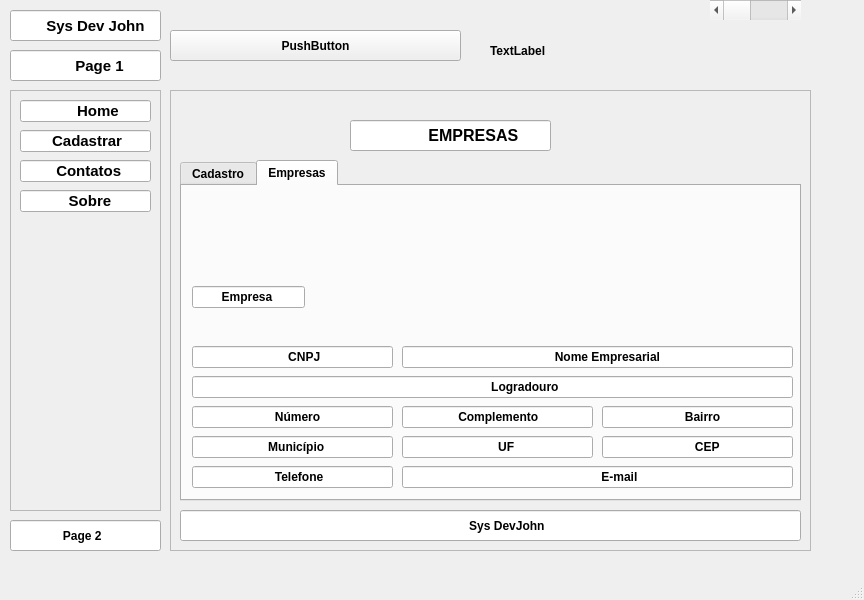
<?xml version="1.0" encoding="UTF-8"?>
<ui version="4.0">
 <class>MainWindow</class>
 <widget class="QMainWindow" name="MainWindow">
  <property name="geometry">
   <rect>
    <x>0</x>
    <y>0</y>
    <width>864</width>
    <height>600</height>
   </rect>
  </property>
  <property name="windowTitle">
   <string>MainWindow</string>
  </property>
  <widget class="QWidget" name="centralwidget">
   <widget class="QFrame" name="frame">
    <property name="geometry">
     <rect>
      <x>10</x>
      <y>90</y>
      <width>151</width>
      <height>421</height>
     </rect>
    </property>
    <property name="frameShape">
     <enum>QFrame::Shape::StyledPanel</enum>
    </property>
    <property name="frameShadow">
     <enum>QFrame::Shadow::Raised</enum>
    </property>
    <widget class="QLineEdit" name="lineEdit_2">
     <property name="geometry">
      <rect>
       <x>10</x>
       <y>10</y>
       <width>131</width>
       <height>22</height>
      </rect>
     </property>
     <property name="font">
      <font>
       <pointsize>11</pointsize>
       <bold>true</bold>
      </font>
     </property>
     <property name="text">
      <string>             Home</string>
     </property>
    </widget>
    <widget class="QLineEdit" name="lineEdit_3">
     <property name="geometry">
      <rect>
       <x>10</x>
       <y>40</y>
       <width>131</width>
       <height>22</height>
      </rect>
     </property>
     <property name="font">
      <font>
       <pointsize>11</pointsize>
       <bold>true</bold>
      </font>
     </property>
     <property name="text">
      <string>       Cadastrar</string>
     </property>
    </widget>
    <widget class="QLineEdit" name="lineEdit_4">
     <property name="geometry">
      <rect>
       <x>10</x>
       <y>70</y>
       <width>131</width>
       <height>22</height>
      </rect>
     </property>
     <property name="font">
      <font>
       <pointsize>11</pointsize>
       <bold>true</bold>
      </font>
     </property>
     <property name="text">
      <string>        Contatos</string>
     </property>
    </widget>
    <widget class="QLineEdit" name="lineEdit_5">
     <property name="geometry">
      <rect>
       <x>10</x>
       <y>100</y>
       <width>131</width>
       <height>22</height>
      </rect>
     </property>
     <property name="font">
      <font>
       <pointsize>11</pointsize>
       <bold>true</bold>
      </font>
     </property>
     <property name="text">
      <string>           Sobre</string>
     </property>
    </widget>
   </widget>
   <widget class="QFrame" name="frame_2">
    <property name="geometry">
     <rect>
      <x>170</x>
      <y>90</y>
      <width>641</width>
      <height>461</height>
     </rect>
    </property>
    <property name="frameShape">
     <enum>QFrame::Shape::StyledPanel</enum>
    </property>
    <property name="frameShadow">
     <enum>QFrame::Shadow::Raised</enum>
    </property>
    <widget class="QTabWidget" name="tabWidget">
     <property name="geometry">
      <rect>
       <x>10</x>
       <y>70</y>
       <width>621</width>
       <height>341</height>
      </rect>
     </property>
     <property name="font">
      <font>
       <bold>true</bold>
      </font>
     </property>
     <property name="currentIndex">
      <number>1</number>
     </property>
     <widget class="QWidget" name="tab">
      <attribute name="title">
       <string>Cadastro</string>
      </attribute>
      <widget class="QTableWidget" name="tableWidget">
       <property name="geometry">
        <rect>
         <x>10</x>
         <y>30</y>
         <width>501</width>
         <height>261</height>
        </rect>
       </property>
       <column>
        <property name="text">
         <string>CNPJ</string>
        </property>
        <property name="font">
         <font>
          <bold>true</bold>
         </font>
        </property>
       </column>
       <column>
        <property name="text">
         <string>Nome</string>
        </property>
        <property name="font">
         <font>
          <bold>true</bold>
         </font>
        </property>
       </column>
       <column>
        <property name="text">
         <string>Logradouro</string>
        </property>
        <property name="font">
         <font>
          <bold>true</bold>
         </font>
        </property>
       </column>
       <column>
        <property name="text">
         <string>Número</string>
        </property>
        <property name="font">
         <font>
          <bold>true</bold>
         </font>
        </property>
       </column>
       <column>
        <property name="text">
         <string>Bairro</string>
        </property>
        <property name="font">
         <font>
          <bold>true</bold>
         </font>
        </property>
       </column>
      </widget>
      <widget class="QFrame" name="frame_3">
       <property name="geometry">
        <rect>
         <x>520</x>
         <y>30</y>
         <width>101</width>
         <height>291</height>
        </rect>
       </property>
       <property name="frameShape">
        <enum>QFrame::Shape::StyledPanel</enum>
       </property>
       <property name="frameShadow">
        <enum>QFrame::Shadow::Raised</enum>
       </property>
       <widget class="QLineEdit" name="g">
        <property name="geometry">
         <rect>
          <x>10</x>
          <y>10</y>
          <width>81</width>
          <height>22</height>
         </rect>
        </property>
        <property name="text">
         <string>  Gerar Exel</string>
        </property>
       </widget>
       <widget class="QLineEdit" name="lineEdit_9">
        <property name="geometry">
         <rect>
          <x>10</x>
          <y>70</y>
          <width>81</width>
          <height>22</height>
         </rect>
        </property>
        <property name="text">
         <string>      Excluir</string>
        </property>
       </widget>
       <widget class="QLineEdit" name="lineEdit_8">
        <property name="geometry">
         <rect>
          <x>10</x>
          <y>40</y>
          <width>81</width>
          <height>21</height>
         </rect>
        </property>
        <property name="text">
         <string>     Alterar</string>
        </property>
       </widget>
      </widget>
     </widget>
     <widget class="QWidget" name="tab_2">
      <attribute name="title">
       <string>Empresas</string>
      </attribute>
      <widget class="QLineEdit" name="lineEdit_12">
       <property name="geometry">
        <rect>
         <x>10</x>
         <y>100</y>
         <width>113</width>
         <height>22</height>
        </rect>
       </property>
       <property name="text">
        <string>        Empresa</string>
       </property>
      </widget>
      <widget class="QLineEdit" name="lineEdit_13">
       <property name="geometry">
        <rect>
         <x>220</x>
         <y>220</y>
         <width>191</width>
         <height>22</height>
        </rect>
       </property>
       <property name="text">
        <string>                Complemento</string>
       </property>
      </widget>
      <widget class="QLineEdit" name="lineEdit_14">
       <property name="geometry">
        <rect>
         <x>420</x>
         <y>220</y>
         <width>191</width>
         <height>22</height>
        </rect>
       </property>
       <property name="text">
        <string>                        Bairro</string>
       </property>
      </widget>
      <widget class="QLineEdit" name="lineEdit_15">
       <property name="geometry">
        <rect>
         <x>10</x>
         <y>250</y>
         <width>201</width>
         <height>22</height>
        </rect>
       </property>
       <property name="text">
        <string>                      Município</string>
       </property>
      </widget>
      <widget class="QLineEdit" name="lineEdit_16">
       <property name="geometry">
        <rect>
         <x>10</x>
         <y>220</y>
         <width>201</width>
         <height>22</height>
        </rect>
       </property>
       <property name="text">
        <string>                        Número</string>
       </property>
      </widget>
      <widget class="QLineEdit" name="lineEdit_17">
       <property name="geometry">
        <rect>
         <x>220</x>
         <y>280</y>
         <width>391</width>
         <height>22</height>
        </rect>
       </property>
       <property name="text">
        <string>                                                           E-mail</string>
       </property>
      </widget>
      <widget class="QLineEdit" name="lineEdit_18">
       <property name="geometry">
        <rect>
         <x>10</x>
         <y>160</y>
         <width>201</width>
         <height>22</height>
        </rect>
       </property>
       <property name="text">
        <string>                            CNPJ</string>
       </property>
      </widget>
      <widget class="QLineEdit" name="lineEdit_19">
       <property name="geometry">
        <rect>
         <x>420</x>
         <y>250</y>
         <width>191</width>
         <height>22</height>
        </rect>
       </property>
       <property name="text">
        <string>                           CEP</string>
       </property>
      </widget>
      <widget class="QLineEdit" name="lineEdit_20">
       <property name="geometry">
        <rect>
         <x>220</x>
         <y>250</y>
         <width>191</width>
         <height>22</height>
        </rect>
       </property>
       <property name="text">
        <string>                            UF</string>
       </property>
      </widget>
      <widget class="QLineEdit" name="lineEdit_21">
       <property name="geometry">
        <rect>
         <x>220</x>
         <y>160</y>
         <width>391</width>
         <height>22</height>
        </rect>
       </property>
       <property name="text">
        <string>                                             Nome Empresarial</string>
       </property>
      </widget>
      <widget class="QLineEdit" name="lineEdit_22">
       <property name="geometry">
        <rect>
         <x>10</x>
         <y>280</y>
         <width>201</width>
         <height>22</height>
        </rect>
       </property>
       <property name="text">
        <string>                        Telefone</string>
       </property>
      </widget>
      <widget class="QLineEdit" name="lineEdit_23">
       <property name="geometry">
        <rect>
         <x>10</x>
         <y>190</y>
         <width>601</width>
         <height>22</height>
        </rect>
       </property>
       <property name="text">
        <string>                                                                                         Logradouro</string>
       </property>
      </widget>
     </widget>
    </widget>
    <widget class="QLineEdit" name="lineEdit_7">
     <property name="geometry">
      <rect>
       <x>180</x>
       <y>30</y>
       <width>201</width>
       <height>31</height>
      </rect>
     </property>
     <property name="font">
      <font>
       <pointsize>12</pointsize>
       <bold>true</bold>
      </font>
     </property>
     <property name="text">
      <string>                 EMPRESAS</string>
     </property>
    </widget>
    <widget class="QLineEdit" name="lineEdit_11">
     <property name="geometry">
      <rect>
       <x>10</x>
       <y>420</y>
       <width>621</width>
       <height>31</height>
      </rect>
     </property>
     <property name="font">
      <font>
       <bold>true</bold>
      </font>
     </property>
     <property name="text">
      <string>                                                                                      Sys DevJohn</string>
     </property>
    </widget>
   </widget>
   <widget class="QLineEdit" name="lineEdit">
    <property name="geometry">
     <rect>
      <x>10</x>
      <y>10</y>
      <width>151</width>
      <height>31</height>
     </rect>
    </property>
    <property name="font">
     <font>
      <pointsize>11</pointsize>
      <bold>true</bold>
     </font>
    </property>
    <property name="text">
     <string>        Sys Dev John</string>
    </property>
   </widget>
   <widget class="QLineEdit" name="lineEdit_6">
    <property name="geometry">
     <rect>
      <x>10</x>
      <y>50</y>
      <width>151</width>
      <height>31</height>
     </rect>
    </property>
    <property name="font">
     <font>
      <pointsize>11</pointsize>
      <bold>true</bold>
     </font>
    </property>
    <property name="text">
     <string>               Page 1</string>
    </property>
   </widget>
   <widget class="QPushButton" name="pushButton">
    <property name="geometry">
     <rect>
      <x>170</x>
      <y>30</y>
      <width>291</width>
      <height>31</height>
     </rect>
    </property>
    <property name="font">
     <font>
      <bold>true</bold>
     </font>
    </property>
    <property name="text">
     <string>PushButton</string>
    </property>
   </widget>
   <widget class="QLabel" name="label">
    <property name="geometry">
     <rect>
      <x>490</x>
      <y>30</y>
      <width>291</width>
      <height>41</height>
     </rect>
    </property>
    <property name="font">
     <font>
      <bold>true</bold>
     </font>
    </property>
    <property name="text">
     <string>TextLabel</string>
    </property>
   </widget>
   <widget class="QScrollBar" name="horizontalScrollBar">
    <property name="geometry">
     <rect>
      <x>710</x>
      <y>0</y>
      <width>91</width>
      <height>20</height>
     </rect>
    </property>
    <property name="orientation">
     <enum>Qt::Orientation::Horizontal</enum>
    </property>
   </widget>
   <widget class="QLineEdit" name="lineEdit_10">
    <property name="geometry">
     <rect>
      <x>10</x>
      <y>520</y>
      <width>151</width>
      <height>31</height>
     </rect>
    </property>
    <property name="font">
     <font>
      <bold>true</bold>
     </font>
    </property>
    <property name="text">
     <string>               Page 2</string>
    </property>
   </widget>
  </widget>
  <widget class="QMenuBar" name="menubar">
   <property name="geometry">
    <rect>
     <x>0</x>
     <y>0</y>
     <width>864</width>
     <height>20</height>
    </rect>
   </property>
  </widget>
  <widget class="QStatusBar" name="statusbar"/>
 </widget>
 <resources/>
 <connections/>
</ui>
